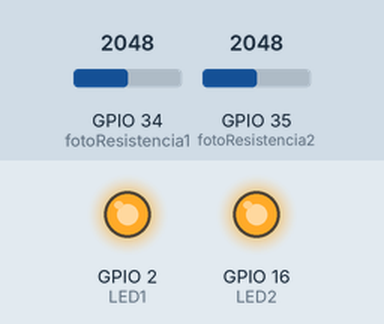
Bench run of a program on a simulated ESP32. Parts: output pins drawn as LEDs (lit = HIGH). The inputs (shaded band) are chosen by the test bench; at power-on: GPIO 34 (fotoResistencia1) = 2048, GPIO 35 (fotoResistencia2) = 2048.

Above: at 0.1 s.
Timing chart, 0 to 1.6 s (numbered marks = the images above):
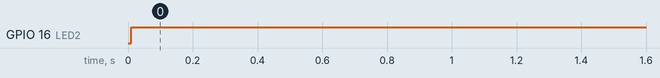

Measured:
- by itself, GPIO 16 (LED2): LOW → HIGH at 0.01 s

The program:

main.cpp
```cpp
#include <Arduino.h>

const int fotoResistencia1 = 34; // Pin para el primer sensor de luz (fotoresistencia)
const int LED1 = 2; // Pin para el primer LED de iluminación
const int fotoResistencia2 = 35;
const int LED2 = 16;

unsigned long tiempoInicio = 0; // Variable para almacenar el tiempo de inicio
unsigned long tiempoTranscurrido = 0; // Variable para guardar el tiempo total transcurrido
const float altura = 0.14; // Metros
long aceleracion = 0;

void setup() {
  Serial.begin(9600);
  delay(10);
  pinMode(LED1, OUTPUT);
  pinMode(LED2, OUTPUT);
}

void loop() {
  digitalWrite(LED1, HIGH); // Enciende LED
  digitalWrite(LED2, HIGH);

  int analog_value1 = analogRead(fotoResistencia1); // Lee el valor de la fotoresistencia
  int iluminacion1 = map(analog_value1, 0, 4095, 0, 100);
  int analog_value2 = analogRead(fotoResistencia2);
  int iluminacion2 = map(analog_value2, 0, 4095, 0, 100);

  delay(1);

  if (iluminacion1 > 85 && tiempoInicio == 0 && millis() > 5000) {
    tiempoInicio = millis(); // Inicia el contador de tiempo
  }

  if (iluminacion2 > 85 && tiempoInicio != 0) {
    tiempoTranscurrido = (millis() - tiempoInicio); // Finaliza contador de tiempo y convierte a segundos
    tiempoInicio = 0; // Reinicia el contador de tiempo
  }

  if(tiempoTranscurrido != 0){
    tiempoTranscurrido /= 1000;
    aceleracion = (2 * altura) / (tiempoTranscurrido * tiempoTranscurrido);
    Serial.print("El recorrido tomó ");
    Serial.print(tiempoTranscurrido*1000); // muestra con 2 decimales
    Serial.println(" segundos.");
    Serial.print("La aceleración es ");
    Serial.print(aceleracion);
    Serial.println(" metros/segundos^2.");
    tiempoTranscurrido = 0;
  }


}
```
